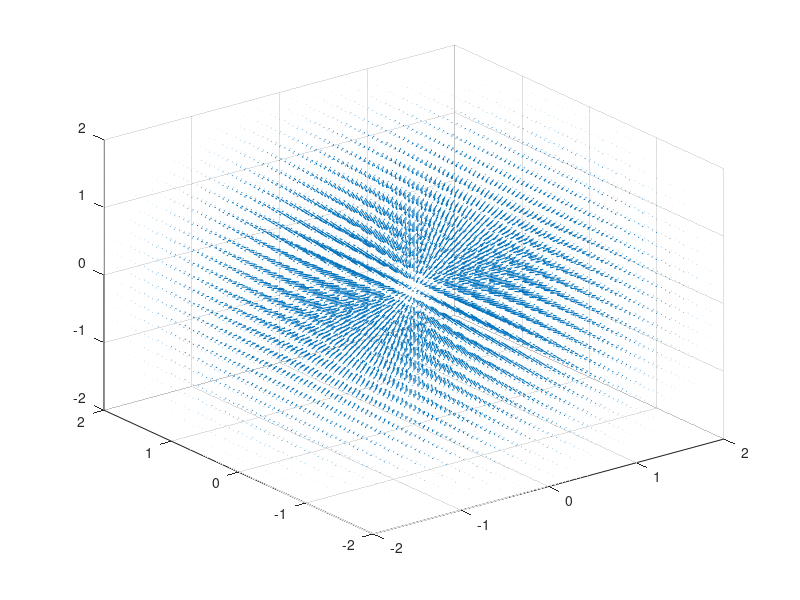

Recreate this plot in MATLAB.
% model of electron hole

dx = -2:0.2:2;
[x,y,z] = meshgrid(dx,dx,dx);
v = exp(-x.^2 - y.^2 - z.^2);
[px,py,pz] = gradient(v,.2,.2,.2);
%%
quiver3(x,y,z,px,py,pz), hold off
